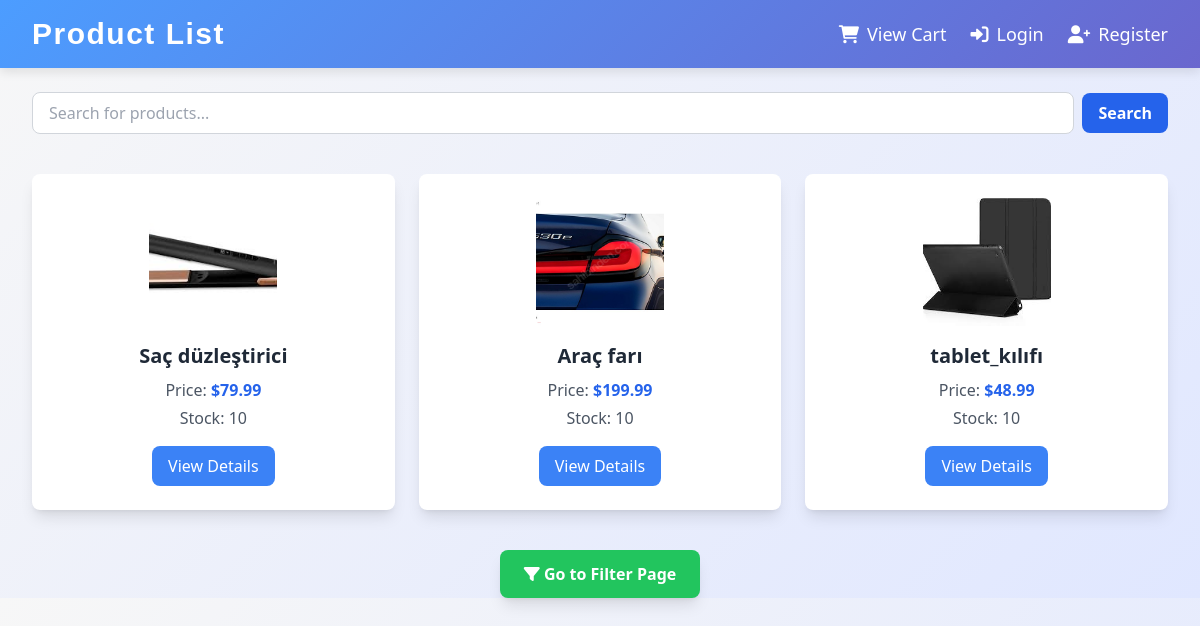
The page / on the database its author committed.
### store/models.py (models this page shows, shortened)
class Product(models.Model):
    CATEGORY_CHOICES = [
        ('electronics', 'Electronics'),
        ('fashion', 'Fashion'),
        ('books', 'Books'),
        ('home', 'Home & Kitchen'),
        ('toys', 'Toys & Games'),
        ('sports', 'Sports & Outdoors'),
        ('health', 'Health & Beauty'),
        ('automotive', 'Automotive'),
        ('groceries', 'Groceries'),
        ('office', 'Office Supplies'),
    ]
    name = models.CharField(max_length=200)
    description = models.TextField(blank=True, null=True)
    price = models.DecimalField(max_digits=10, decimal_places=2)
    stock = models.PositiveIntegerField()
    image = models.ImageField(upload_to="products/", blank=True, null=True)
    category = models.CharField(
        max_length=50,
        choices=CATEGORY_CHOICES,
        default='electronics'  # Varsayılan kategori
    )
    created_at = models.DateTimeField(auto_now_add=True)
    user = models.ForeignKey(User, on_delete=models.SET_NULL, null=True, blank=True)

### store/views.py (the view)
# urls.py: path('', views.product_list, name='product_list'),
def product_list(request):
    products = Product.objects.all()
    return render(request, 'store/product_list.html', {'products': products})

### store/templates/store/product_list.html (shortened to what this page needs)
<!DOCTYPE html>
<html lang="en">
<head>
    {% load static %}
    <script src="https://cdn.tailwindcss.com"></script>
    <link rel="stylesheet" href="https://cdnjs.cloudflare.com/ajax/libs/font-awesome/6.0.0-beta3/css/all.min.css">
</head>
<body class="bg-gray-50 text-gray-800 font-sans">
    <div class="header py-4 px-8 flex justify-between items-center">
        <h1 class="text-3xl font-extrabold tracking-wider text-white">Product List</h1>
        <div class="nav-links flex gap-6 text-lg">
            <a href="{% url 'cart_view' %}" class="hover-icon flex items-center gap-2 text-white hover:text-blue-300">
                <i class="fas fa-shopping-cart"></i> View Cart
            </a>
            {% if user.is_authenticated %}
                <a href="{% url 'logout' %}" class="hover-icon flex items-center gap-2 text-white hover:text-blue-300">
                    <i class="fas fa-sign-out-alt"></i> Logout
                </a>
            {% else %}
                <a href="{% url 'login' %}" class="hover-icon flex items-center gap-2 text-white hover:text-blue-300">
                    <i class="fas fa-sign-in-alt"></i> Login
                </a>
                <a href="{% url 'register' %}" class="hover-icon flex items-center gap-2 text-white hover:text-blue-300">
                    <i class="fas fa-user-plus"></i> Register
                </a>
            {% endif %}
        </div>
    </div>
    <div class="search-container mt-6 px-8">
        <form action="{% url 'search_products' %}" method="get" class="flex items-center gap-2">
            <input
                type="text"
                name="q"
                placeholder="Search for products..."
                value="{{ query|default:'' }}"
                class="w-full px-4 py-2 border border-gray-300 rounded-lg focus:ring-2 focus:ring-blue-500 focus:outline-none"
            >
            <button
                type="submit"
                class="px-4 py-2 bg-blue-600 text-white font-semibold rounded-lg hover:bg-blue-700 transition">
                Search
            </button>
        </form>
    </div>
    <div class="product-list mt-10 px-8 grid grid-cols-1 md:grid-cols-2 lg:grid-cols-3 gap-6">
        {% for product in products %}
            <div class="product-card bg-white shadow-lg rounded-lg p-6 flex flex-col items-center transition-transform duration-300 ease-in-out">
                {% if product.image %}
                    <img
                        src="{{ product.image.url }}"
                        alt="{{ product.name }}"
                        class="w-32 h-32 object-cover rounded-lg mb-4"
                    >
                {% else %}
                    <div
                        class="w-32 h-32 bg-gray-200 flex items-center justify-center text-gray-500 rounded-lg mb-4"
                    >
                        No Image
                    </div>
                {% endif %}
                <h2 class="text-xl font-semibold text-gray-800 hover:text-blue-600 transition">
                    <a href="{% url 'product_detail' product.pk %}">{{ product.name }}</a>
                </h2>
                <p class="mt-2 text-gray-600">Price: <span class="font-semibold text-blue-600">${{ product.price }}</span></p>
                <p class="mt-1 text-gray-600">Stock: {{ product.stock }}</p>
                <a href="{% url 'product_detail' product.pk %}"
                    class="mt-4 inline-block px-4 py-2 bg-blue-500 text-white rounded-lg hover:bg-blue-600 transition button-animated">
                    View Details
                </a>
            </div>
        {% empty %}
            <p class="col-span-full text-center text-gray-600">No products available.</p>
        {% endfor %}
    </div>
    <div class="text-center mt-10">
        <a href="{% url 'filter_products' %}"
           class="inline-block px-6 py-3 bg-green-500 text-white font-bold rounded-lg shadow-lg hover:bg-green-600 transition filter-btn">
            <i class="fas fa-filter"></i> Go to Filter Page
        </a>
    </div>
</body>
</html>

### store/templates/store/product_list.html (style rules this page uses)
.header { background: linear-gradient(135deg, #4c9dff, #6a67ce); box-shadow: 0 4px 10px rgba(0, 0, 0, 0.1); }
.header h1 { font-family: 'Arial', sans-serif; color: #fff; }
.product-card { transition: all 0.3s ease-in-out; }
.search-container input { transition: all 0.3s ease-in-out; }
body { background: linear-gradient(135deg, #f7f7f7, #e0e7ff); font-family: 'Segoe UI', Tahoma, Geneva, Verdana, sans-serif; }

### rows shown on the page
Product: image (picture), name "Saç düzleştirici", price "79.99", stock "10"
Product: image (picture), name "Araç farı", price "199.99", stock "10"
Product: image (picture), name "tablet_kılıfı", price "48.99", stock "10"
